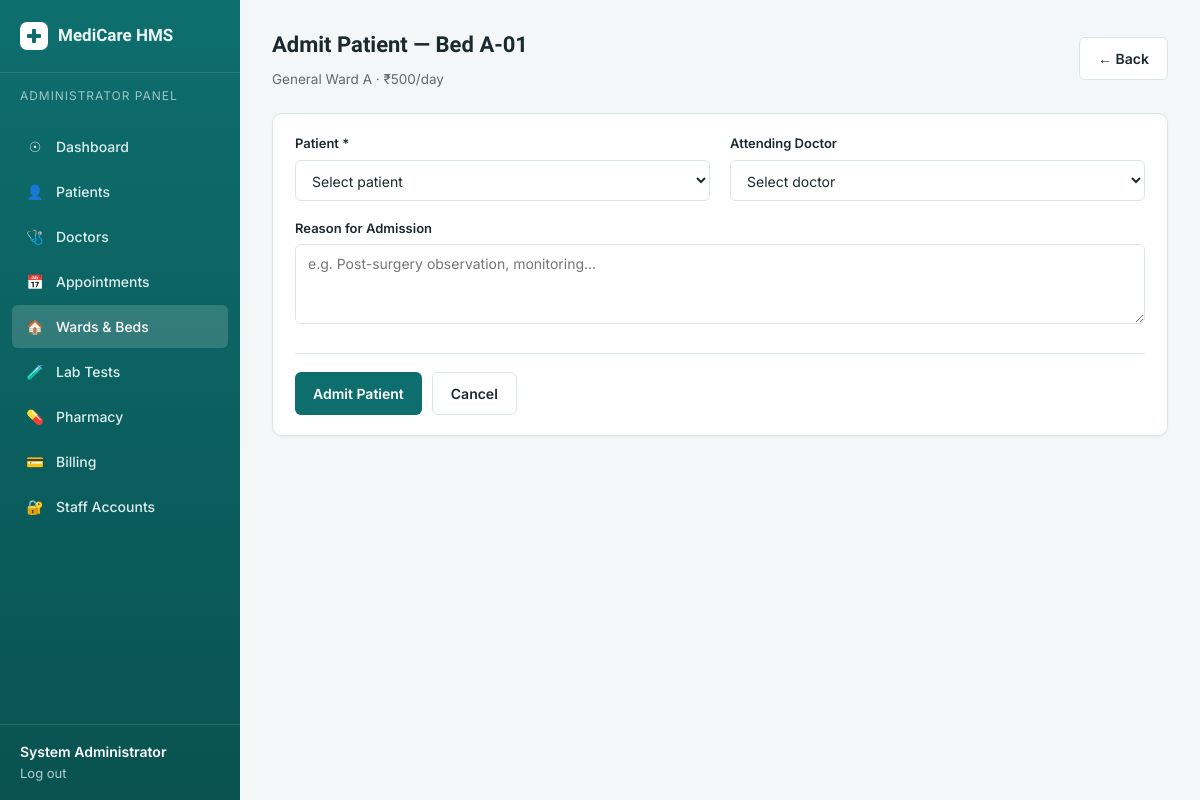
Page /admit.php?bed_id=1 (signed in) on the committed database.
### tables this page shows
CREATE TABLE beds (
    bed_id INT AUTO_INCREMENT PRIMARY KEY,
    ward_id INT NOT NULL,
    bed_number VARCHAR(20) NOT NULL,
    status ENUM('available','occupied','maintenance') DEFAULT 'available',
    FOREIGN KEY (ward_id) REFERENCES wards(ward_id) ON DELETE CASCADE,
    UNIQUE KEY uniq_ward_bed (ward_id, bed_number)
);

CREATE TABLE wards (
    ward_id INT AUTO_INCREMENT PRIMARY KEY,
    ward_name VARCHAR(50) NOT NULL,
    ward_type ENUM('General','ICU','Private','Semi-Private','Emergency') DEFAULT 'General',
    total_beds INT NOT NULL DEFAULT 0,
    floor_no VARCHAR(10),
    charge_per_day DECIMAL(10,2) DEFAULT 0
);

### auth.php (called while the page is built, shortened)
<?php
function e($value) {
    return htmlspecialchars($value ?? '', ENT_QUOTES, 'UTF-8');
}

### admit.php (the view, shortened to what this page needs)
<?php
require_once __DIR__ . '/../../includes/auth.php';
$pdo = getDB();
$bedId = (int) ($_GET['bed_id'] ?? $_POST['bed_id'] ?? 0);
$bedStmt = $pdo->prepare("SELECT b.*, w.ward_name, w.charge_per_day FROM beds b JOIN wards w ON w.ward_id = b.ward_id WHERE b.bed_id = ?");
$bedStmt->execute([$bedId]);
$bed = $bedStmt->fetch();
include __DIR__ . '/../../includes/header.php';
include __DIR__ . '/../../includes/sidebar.php';
?>
<main class="main-content">
    <div class="topbar">
        <div>
            <h1>Admit Patient — Bed <?= e($bed['bed_number']) ?></h1>
            <div class="subtitle"><?= e($bed['ward_name']) ?> &middot; ₹<?= number_format($bed['charge_per_day'],0) ?>/day</div>
        </div>
        <a href="list.php" class="btn btn-secondary">&larr; Back</a>
    </div>
    <div class="card">
        <form method="POST" action="">
            <div class="form-grid">
                <div class="field">
                    <label for="patient_id">Patient *</label>
                    <select id="patient_id" name="patient_id" required>
                        <option value="">Select patient</option>
                    </select>
                </div>
                <div class="field">
                    <label for="doctor_id">Attending Doctor</label>
                    <select id="doctor_id" name="doctor_id">
                        <option value="">Select doctor</option>
                    </select>
                </div>
                <div class="field full">
                    <label for="reason">Reason for Admission</label>
                    <textarea id="reason" name="reason" placeholder="e.g. Post-surgery observation, monitoring..."></textarea>
                </div>
            </div>
            <div class="form-actions">
                <button type="submit" class="btn btn-primary">Admit Patient</button>
                <a href="list.php" class="btn btn-secondary">Cancel</a>
            </div>
        </form>
    </div>
</main>
<?php include __DIR__ . '/../../includes/footer.php'; ?>

### style.css (style rules this page uses)
:root { --color-bg: #F4F7F8; --color-surface: #FFFFFF; --color-surface-alt: #EEF3F4; --color-primary: #0E6E6E; --color-primary-dark: #0A5252; --color-primary-light: #E3F2F1; --color-accent: #2D6CA3; --color-ink: #1B2A2E; --color-ink-muted: #5B6B6E; --color-border: #DCE5E6; --color-success: #1E8E5A; --color-success-bg: #E7F6EE; --color-warning: #B8860B; --color-warning-bg: #FBF1DC; --color-danger: #C23B3B; --color-danger-bg: #FBEAEA; --color-info-bg: #E7F0FA; --font-display: 'Lexend', 'Segoe UI', sans-serif; --font-body: 'Inter', 'Segoe UI', sans-serif; --font-mono: 'IBM Plex Mono', monospace; --sidebar-width: 240px; --radius-sm: 6px; --radius-md: 10px; --radius-lg: 16px; --shadow-sm: 0 1px 2px rgba(20, 40, 42, 0.06); --shadow-md: 0 4px 12px rgba(20, 40, 42, 0.08); --shadow-lg: 0 12px 32px rgba(20, 40, 42, 0.14); }
* { box-sizing: border-box; }
html, body { margin: 0; padding: 0; background: var(--color-bg); color: var(--color-ink); font-family: var(--font-body); font-size: 15px; line-height: 1.5; -webkit-font-smoothing: antialiased; }
h1, h2, h3, h4 { font-family: var(--font-display); font-weight: 600; color: var(--color-ink); margin: 0 0 8px; }
a { color: var(--color-primary); text-decoration: none; }
.main-content { margin-left: var(--sidebar-width); flex: 1; min-width: 0; padding: 28px 32px 60px; }
.topbar { display: flex; justify-content: space-between; align-items: center; margin-bottom: 24px; flex-wrap: wrap; gap: 12px; }
.topbar h1 { font-size: 22px; }
.topbar .subtitle { color: var(--color-ink-muted); font-size: 13.5px; margin-top: 2px; }
.card { background: var(--color-surface); border: 1px solid var(--color-border); border-radius: var(--radius-md); padding: 20px 22px; box-shadow: var(--shadow-sm); }
.btn { display: inline-flex; align-items: center; gap: 8px; border: none; border-radius: var(--radius-sm); padding: 10px 18px; font-size: 14px; font-weight: 600; font-family: var(--font-body); cursor: pointer; transition: transform 0.05s ease, box-shadow 0.15s ease, background 0.15s ease; text-decoration: none; }
.btn-primary { background: var(--color-primary); color: #fff; }
.btn-secondary { background: var(--color-surface); color: var(--color-ink); border: 1px solid var(--color-border); }
.form-grid { display: grid; grid-template-columns: repeat(2, 1fr); gap: 18px 20px; }
.form-grid .full { grid-column: 1 / -1; }
.field label { display: block; font-size: 13px; font-weight: 600; color: var(--color-ink); margin-bottom: 6px; }
input[type="text"], input[type="email"], input[type="password"], input[type="number"], input[type="date"], input[type="time"], input[type="tel"], select, textarea { width: 100%; padding: 10px 12px; border: 1px solid var(--color-border); border-radius: var(--radius-sm); font-size: 14px; font-family: var(--font-body); background: var(--color-surface); color: var(--color-ink); }
textarea { resize: vertical; min-height: 80px; }
.form-actions { display: flex; gap: 10px; margin-top: 22px; padding-top: 18px; border-top: 1px solid var(--color-border); }

### rows in the picture
beds: bed_number "A-01", ward.ward_name "General Ward A", ward.charge_per_day "500"

### other values in the picture
$roleLabels[$role] "ADMINISTRATOR"
$icon "☉"
$label "Dashboard"
$icon "👤"
$label "Patients"
$icon "🩺"
$label "Doctors"
$icon "📅"
$label "Appointments"
$icon "🏠"
$label "Wards & Beds"
$icon "🧪"
$label "Lab Tests"
$icon "💊"
$label "Pharmacy"
